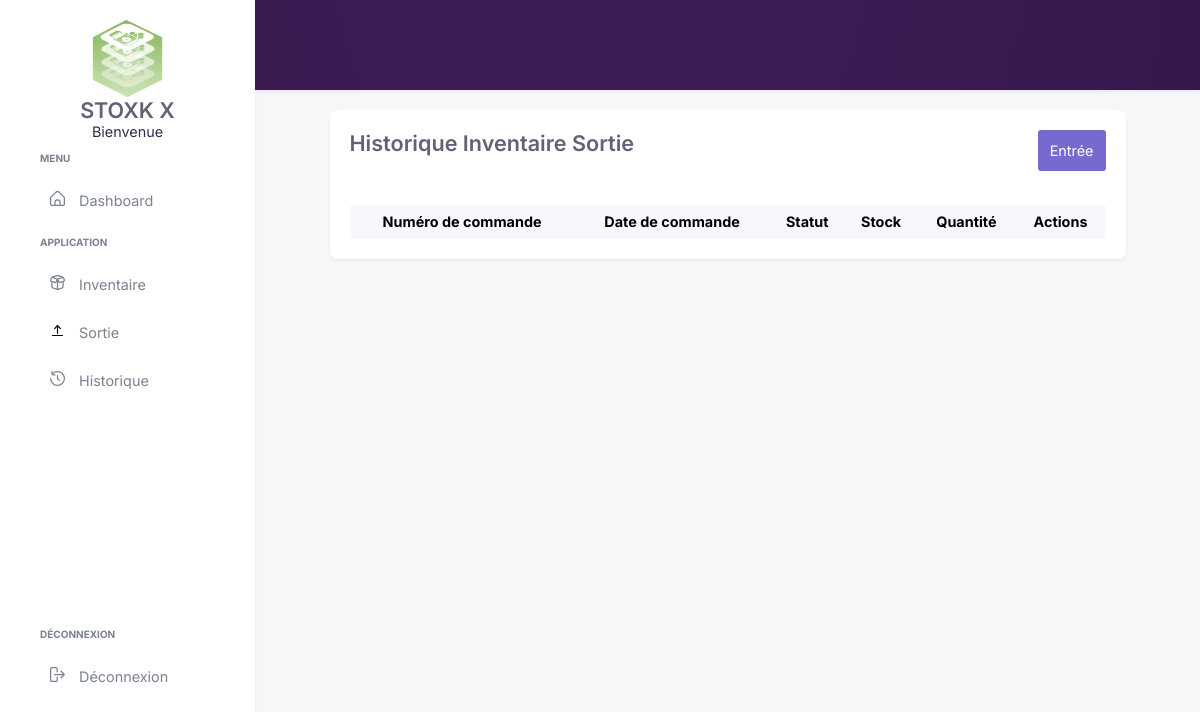
The app's page /Vues/v_listeCommandeSortie.php, older data.
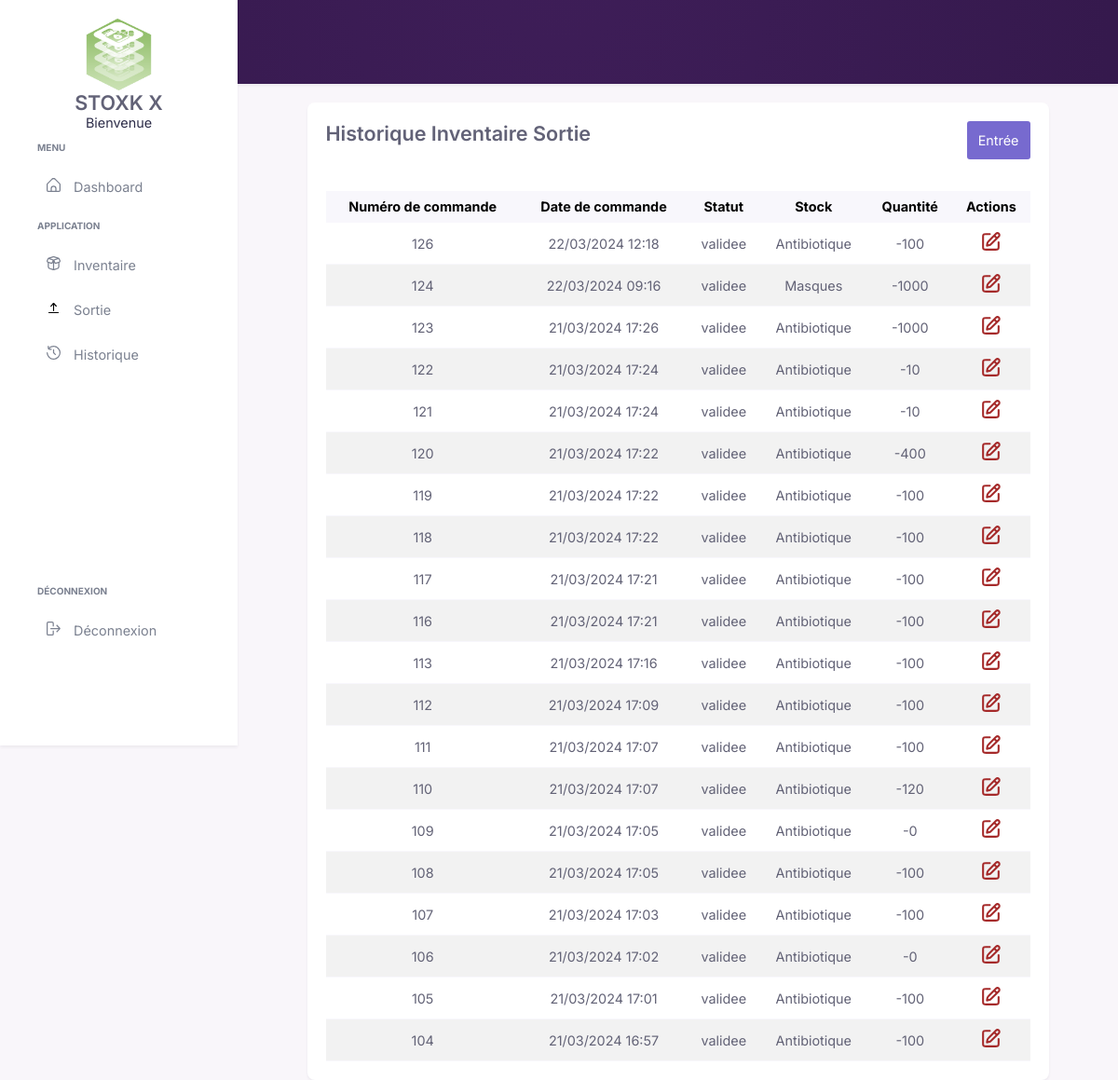
The same page, newer data.
### tables this page shows
CREATE TABLE `details_commande` (
  `id_commande` int(11) NOT NULL,
  `id_stock` int(11) NOT NULL,
  `quantite` int(11) DEFAULT NULL
);

CREATE TABLE `commandes` (
  `id_commande` int(11) NOT NULL,
  `id_utilisateur` int(11) DEFAULT NULL,
  `date_commande` datetime DEFAULT current_timestamp(),
  `statut` enum('en_attente','validee','invalidée') DEFAULT 'en_attente',
  `entree_sortie` enum('entree','sortie') DEFAULT NULL
);

CREATE TABLE `stocks` (
  `id_stock` int(11) NOT NULL,
  `nom` varchar(255) DEFAULT NULL,
  `description` varchar(255) DEFAULT NULL,
  `quantite_disponible` int(11) DEFAULT NULL,
  `type` enum('medicament','materiel') DEFAULT NULL
);

### API/database.php (called while the page is built, shortened)
<?php
class Database
{
    private  $host = 'localhost';
    private  $bdd = 'StockX';
    private  $user = 'root';
    private  $mdp = '';
    private  $handler;
    private  $statement;
    public function __construct()
    {
        $dsn = 'mysql:host=' . $this->host . ';dbname=' . $this->bdd;
        $options = array(
            PDO::ATTR_PERSISTENT => true,
            PDO::ATTR_ERRMODE => PDO::ERRMODE_EXCEPTION
        );
        try {
            $this->handler = new PDO($dsn, $this->user, $this->mdp, $options);
        } catch (PDOException $e) {
            $this->error = $e->getMessage();
        }
    }
    public function query($sql){
        return $this->statement = $this->handler->prepare($sql);
    }
    public function execute(){
        return $this->statement->execute();
    }
    public function resultSet(){
        $this->execute();
        return $this->statement->fetchAll(PDO::FETCH_OBJ);
    }
}
?>

### Controleur/commandes.php (called while the page is built, shortened)
<?php
$db = new Database();
class Commande{
    public function getHistoriqueCommandesSortie() {
        global $db;
        $req = "SELECT c.id_commande, c.date_commande, c.statut, dc.id_stock, dc.quantite, s.nom AS nom_stock
                FROM commandes c
                INNER JOIN details_commande dc ON c.id_commande = dc.id_commande
                INNER JOIN stocks s ON dc.id_stock = s.id_stock
                WHERE entree_sortie = 'sortie'
                ORDER BY c.date_commande DESC
                ";
        $db->query($req);
        return $db->resultSet();
    }
 }
?>

### Vues/v_listeCommandeSortie.php (the view, shortened to what the changed rows need)
<?php
include '../API/database.php';
include '../Controleur/commandes.php';
$db = new Database();
$commandAcces = new Commande();
$historiqueCommand = $commandAcces->getHistoriqueCommandesSortie();
include 'modeles/v_entete.php';
include 'modeles/v_header.php';
?>
<main>
    <div class="container">
        <div class="contenue effet-carte">
            <div class="row spacebtw">
                <h2>Historique Inventaire Sortie </h2>
            </div>
            <br><br>
            <table>
                <thead>
                    <tr>
                        <th>Numéro de commande</th>
                        <th>Date de commande</th>
                        <th>Statut</th>
                        <th>Stock</th>
                        <th>Quantité</th>
                        <th>Actions</th>
                    </tr>
                </thead>
                <tbody>
                    <?php foreach ($historiqueCommand as $command) : ?>
                        <tr>
                            <td><?php echo htmlspecialchars($command->id_commande); ?></td>
                            <td><?php echo htmlspecialchars(date('d/m/Y H:i', strtotime($command->date_commande))); ?></td>
                            <td class="<?php echo $command->statut == 'en_attente' ? 'en-attente' : ($command->statut == 'validee' ? 'validée' : ($command->statut == 'invalidée' ? 'invalidée' : '')); ?>">
                                <?php echo htmlspecialchars($command->statut); ?>
                            </td>
                            <td><?php echo htmlspecialchars($command->nom_stock); ?></td>
                            <td>-<?php echo htmlspecialchars($command->quantite); ?></td>
                            <td>
                                <?php if ($command->statut != 'validee') : ?>
                                    <a href="./v_listeCommandeUpdate.php?id_commande=<?php echo $command->id_commande?>&titre=Mise à jour commande&quantite=<?php echo $command->quantite?>&nom_stock=<?php echo $command->nom_stock?>">
                                        <svg width="25px" viewBox="0 0 24 24" fill="none" xmlns="http://www.w3.org/2000/svg" stroke="#000000"><g id="SVGRepo_bgCarrier" stroke-width="0"></g><g id="SVGRepo_tracerCarrier" stroke-linecap="round" stroke-linejoin="round"></g><g id="SVGRepo_iconCarrier"> <path d="M11 4H7.2C6.0799 4 5.51984 4 5.09202 4.21799C4.71569 4.40974 4.40973 4.7157 4.21799 5.09202C4 5.51985 4 6.0799 4 7.2V16.8C4 17.9201 4 18.4802 4.21799 18.908C4.40973 19.2843 4.71569 19.5903 5.09202 19.782C5.51984 20 6.0799 20 7.2 20H16.8C17.9201 20 18.4802 20 18.908 19.782C19.2843 19.5903 19.5903 19.2843 19.782 18.908C20 18.4802 20 17.9201 20 16.8V12.5M15.5 5.5L18.3284 8.32843M10.7627 10.2373L17.411 3.58902C18.192 2.80797 19.4584 2.80797 20.2394 3.58902C21.0205 4.37007 21.0205 5.6364 20.2394 6.41745L13.3774 13.2794C12.6158 14.0411 12.235 14.4219 11.8012 14.7247C11.4162 14.9936 11.0009 15.2162 10.564 15.3882C10.0717 15.582 9.54378 15.6885 8.48793 15.9016L8 16L8.04745 15.6678C8.21536 14.4925 8.29932 13.9048 8.49029 13.3561C8.65975 12.8692 8.89125 12.4063 9.17906 11.9786C9.50341 11.4966 9.92319 11.0768 10.7627 10.2373Z" stroke="#6dcba3" stroke-width="2" stroke-linecap="round" stroke-linejoin="round"></path> </g></svg>                                </a>
                                <?php else : ?>
                                    <span>
                                    </span>
                                <?php endif; ?>
                            </td>
                        </tr>
                    <?php endforeach; ?>
                </tbody>
            </table>
        </div>
    </div>
</main>
<?php
include 'modeles/v_pied.php';
?>

Row changes from the older to the newer data that the page shows:
added details_commande: id_commande.id_commande "126", id_commande.date_commande "22/03/2024 12:18", id_commande.statut "validee", id_stock.nom "Antibiotique", quantite "100"
added details_commande: id_commande.id_commande "124", id_commande.date_commande "22/03/2024 09:16", id_commande.statut "validee", id_stock.nom "Masques", quantite "1000"
added details_commande: id_commande.id_commande "123", id_commande.date_commande "21/03/2024 17:26", id_commande.statut "validee", id_stock.nom "Antibiotique", quantite "1000"
added details_commande: id_commande.id_commande "122", id_commande.date_commande "21/03/2024 17:24", id_commande.statut "validee", id_stock.nom "Antibiotique", quantite "10"
added details_commande: id_commande.id_commande "121", id_commande.date_commande "21/03/2024 17:24", id_commande.statut "validee", id_stock.nom "Antibiotique", quantite "10"
added details_commande: id_commande.id_commande "120", id_commande.date_commande "21/03/2024 17:22", id_commande.statut "validee", id_stock.nom "Antibiotique", quantite "400"
added details_commande: id_commande.id_commande "119", id_commande.date_commande "21/03/2024 17:22", id_commande.statut "validee", id_stock.nom "Antibiotique", quantite "100"
added details_commande: id_commande.id_commande "118", id_commande.date_commande "21/03/2024 17:22", id_commande.statut "validee", id_stock.nom "Antibiotique", quantite "100"
added details_commande: id_commande.id_commande "117", id_commande.date_commande "21/03/2024 17:21", id_commande.statut "validee", id_stock.nom "Antibiotique", quantite "100"
added details_commande: id_commande.id_commande "116", id_commande.date_commande "21/03/2024 17:21", id_commande.statut "validee", id_stock.nom "Antibiotique", quantite "100"
added details_commande: id_commande.id_commande "113", id_commande.date_commande "21/03/2024 17:16", id_commande.statut "validee", id_stock.nom "Antibiotique", quantite "100"
added details_commande: id_commande.id_commande "112", id_commande.date_commande "21/03/2024 17:09", id_commande.statut "validee", id_stock.nom "Antibiotique", quantite "100"
added details_commande: id_commande.id_commande "111", id_commande.date_commande "21/03/2024 17:07", id_commande.statut "validee", id_stock.nom "Antibiotique", quantite "100"
added details_commande: id_commande.id_commande "110", id_commande.date_commande "21/03/2024 17:07", id_commande.statut "validee", id_stock.nom "Antibiotique", quantite "120"
added details_commande: id_commande.id_commande "109", id_commande.date_commande "21/03/2024 17:05", id_commande.statut "validee", id_stock.nom "Antibiotique", quantite "0"
added details_commande: id_commande.id_commande "108", id_commande.date_commande "21/03/2024 17:05", id_commande.statut "validee", id_stock.nom "Antibiotique", quantite "100"
added details_commande: id_commande.id_commande "107", id_commande.date_commande "21/03/2024 17:03", id_commande.statut "validee", id_stock.nom "Antibiotique", quantite "100"
added details_commande: id_commande.id_commande "106", id_commande.date_commande "21/03/2024 17:02", id_commande.statut "validee", id_stock.nom "Antibiotique", quantite "0"
added details_commande: id_commande.id_commande "105", id_commande.date_commande "21/03/2024 17:01", id_commande.statut "validee", id_stock.nom "Antibiotique", quantite "100"
added details_commande: id_commande.id_commande "104", id_commande.date_commande "21/03/2024 16:57", id_commande.statut "validee", id_stock.nom "Antibiotique", quantite "100"
